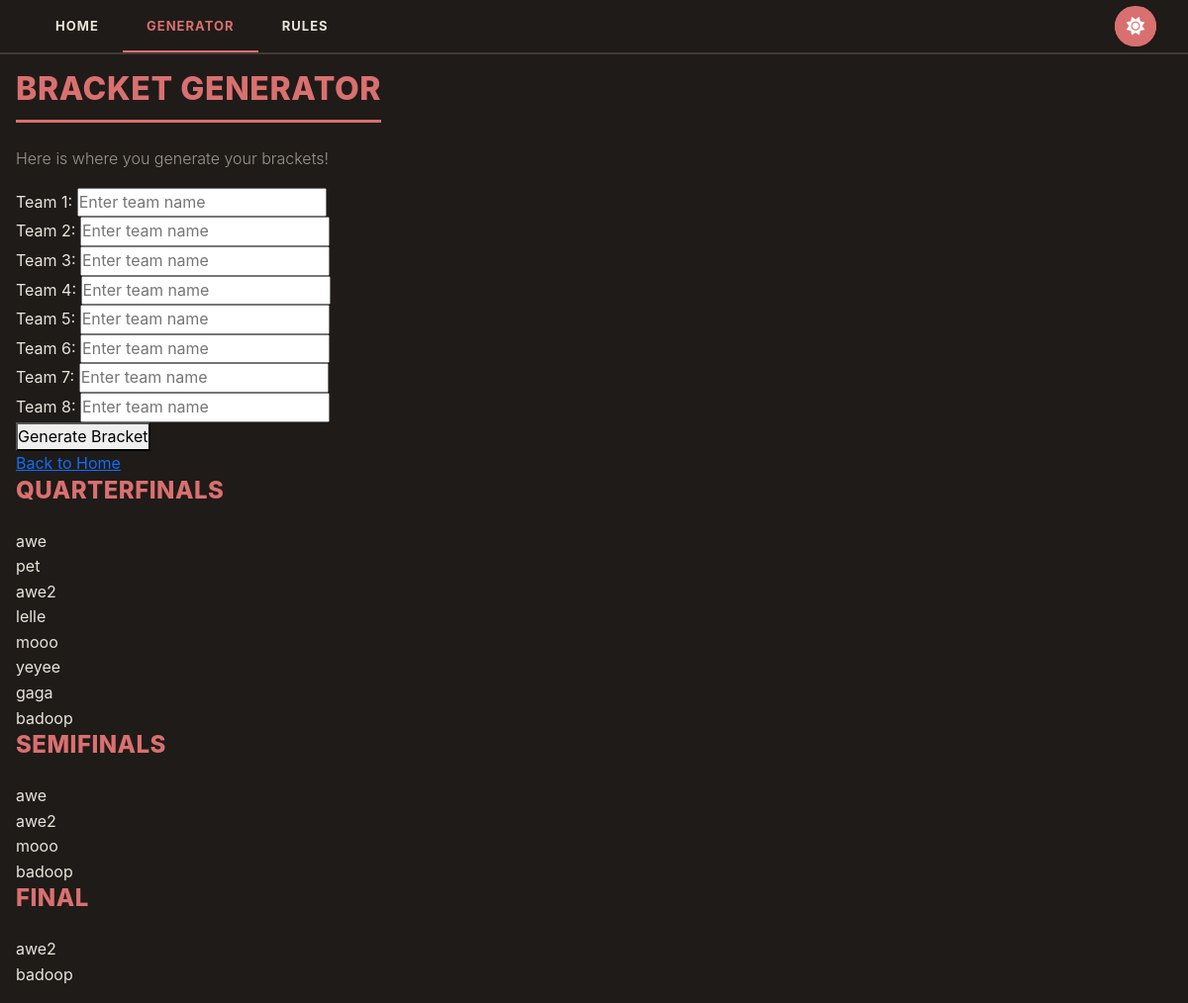
Screenshot of /bracket with the database file from the repository.
### app.py (models this page shows)
class Match(db.Model):
    __tablename__ = 'matches'
    id = db.Column(db.Integer, primary_key=True)
    round = db.Column(db.Integer, nullable=False)
    match_index = db.Column(db.Integer, nullable=False)
    team1_id = db.Column(db.Integer, db.ForeignKey('teams.id'), nullable=True)
    team2_id = db.Column(db.Integer, db.ForeignKey('teams.id'), nullable=True)
    winner_id = db.Column(db.Integer, db.ForeignKey('teams.id'), nullable=True)
    team1 = db.relationship('Bracket', foreign_keys=[team1_id])
    team2 = db.relationship('Bracket', foreign_keys=[team2_id])
    winner = db.relationship('Bracket', foreign_keys=[winner_id])

class Bracket(db.Model):
    __tablename__ = 'teams'
    id = db.Column(db.Integer, primary_key=True)
    name = db.Column(db.String(100), nullable=False)
    seed = db.Column(db.Integer, nullable=False)

### app.py (the view)
@app.route("/bracket")
def bracket():
    teams = Bracket.query.all()
    matches = Match.query.order_by(Match.round, Match.match_index).all()
    return render_template('bracket.html', teams=teams, matches=matches)

### templates/bracket.html
{% extends 'base.html' %}
{% block content %}
<h1>Bracket Generator</h1>
<p>Here is where you generate your brackets!</p>
<form action="/setup" method="POST">
    {% for i in range(1, 9) %}
    <div>
        <label for="team{{ i }}">Team {{ i }}:</label>
        <input type="text" id="team{{ i }}" name="team{{ i }}" placeholder="Enter team name" required>
    </div>
    {% endfor %}
    <button type="submit">Generate Bracket</button>
    <div class="back-link">
        <a href="{{ url_for('index') }}">Back to Home</a>
    </div>
</form>
{% for round_num in [1, 2, 3] %}
<div class="round">
    <h2>
        {% if round_num == 1 %} Quarterfinals
        {% elif round_num == 2 %} Semifinals
        {% elif round_num == 3 %} Final
        {% endif %}
    </h2>
    {% for match in matches if match.round == round_num %}
    <div class="match">
        {% if match.team1_id %}
            {% if match.winner_id %}
                <div class="team {% if match.winner_id == match.team1_id %}winner{% endif %}">
                    {{ match.team1.name }}
                </div>
            {% else %}
                <form action="{{ url_for('declare_winner', match_id=match.id, winner_id=match.team1_id) }}" method="POST" class="team-form">
                    <button type="submit" class="team team-button">{{ match.team1.name }}</button>
                </form>
            {% endif %}
        {% else %}
            <div class="team">TBD</div>
        {% endif %}
        {% if match.team2_id %}
            {% if match.winner_id %}
                <div class="team {% if match.winner_id == match.team2_id %}winner{% endif %}">
                    {{ match.team2.name }}
                </div>
            {% else %}
                <form action="{{ url_for('declare_winner', match_id=match.id, winner_id=match.team2_id) }}" method="POST" class="team-form">
                    <button type="submit" class="team team-button">{{ match.team2.name }}</button>
                </form>
            {% endif %}
        {% else %}
            <div class="team">TBD</div>
        {% endif %}
    </div>
    {% endfor %}
</div>
{% endfor %}
{% endblock %}

### templates/base.html (shortened to what this page needs)
<!DOCTYPE html>
<html lang="en">
<head>
    <link href="https://cdn.jsdelivr.net/npm/bootstrap@5.3.8/dist/css/bootstrap.min.css" rel="stylesheet">
    <link rel="stylesheet" href="https://cdnjs.cloudflare.com/ajax/libs/font-awesome/6.4.0/css/all.min.css">
    <link rel="stylesheet" href="{{ url_for('static', filename='style.css') }}">
</head>
<body>
    <nav>
        <ul class="nav-links">
            <li><a href="{{ url_for( 'index' )}}"{% if request.endpoint == 'index' %} class="active"{% endif %}>Home</a></li>
            <li><a href="{{ url_for('bracket')}}"{% if request.endpoint == 'bracket' %} class="active"{% endif %}>Generator</a></li>
            <li><a href="{{ url_for('rules')}}"{% if request.endpoint == 'rules' %} class="active"{% endif %}>Rules</a></li>
        </ul>
        <div class="theme-button-wrapper" id="theme-toggle">
           <button class="theme-icon-btn" id="icon-btn" onclick="toggleExpand()">
                <i class="fa-solid fa-sun"></i>
            </button>
        </div>
    </nav>
    <div class="container">
    {% block content %}
    {% endblock %}
    </div>
</body>
</html>

### static/style.css (style rules this page uses)
* { margin: 0; padding: 0; box-sizing: border-box; }
:root { --bg: #1F1B18; --surface: #262220; --card: #262220; --border: #3f3a37; --accent: #D97070; --accent-dim: rgba(217, 112, 112, 0.15); --text: #E8E4DC; --muted: #9C968C; --red: #D97070; --green: #7BA88F; --light-dark: white; --radius: 6px; --font-head: 'Trebuchet MS', sans-serif; --font-navbar: 'Barlow Condensed', sans-serif; --font-body: 'Inter', sans-serif; --font-family: 'Segoe UI', -apple-system, sans-serif; }
html { background-color: var(--bg); min-height: 100%; }
body { background-color: var(--bg); color: var(--text); font-family: var(--font-body); transition: background-color 0.3s ease, border-color 0.3s ease; line-height: 1.6; }
.container { max-width: 1500px; margin: 0 auto; padding: 1.0rem 1.0rem; }
nav { position: sticky; top: 0; background-color: var(--bg); border-bottom: 2px solid var(--border); display: flex; justify-content: space-between; align-items: center; padding: 0 2rem; transition: background-color 0.3s ease, border-color 0.3s ease; }
nav ul.nav-links { list-style: none; display: flex; gap: 0; padding: 0; margin: 0; }
nav ul li { margin: 0; }
nav ul { list-style: none; display: flex; gap: 0; padding: 0; margin: 0; background: transparent; }
nav ul li a { display: block; font-weight: 700; font-size: 13px; letter-spacing: 0.08em; text-transform: uppercase; color: var(--text); padding: 1rem 1.5rem; text-decoration: none; position: relative; transition: color 0.5s ease; }
nav ul li a::after { content: ''; position: absolute; bottom: 0; left: 0; right: 0; height: 2px; background-color: var(--accent); transform: scaleX(0); transition: transform 0.5s ease; }
nav ul li a:hover::after, nav ul li a.active::after { transform: scaleX(1); }
nav ul li a.active { color: var(--accent); }
.theme-button-wrapper { display: flex; align-items: center; gap: 0; background: var(--accent); border-radius: 100px; color: white; overflow: hidden; box-shadow: none; outline: #000000; }
.theme-icon-btn i { background: var(--accent); color: var(--light-dark); border: none; padding: 10px 12px; cursor: pointer; font-size: 18px; display: flex; align-items: center; justify-content: center; flex-shrink: 0; transition: all 0.3s ease; }
.theme-icon-btn { border: none; }
h1 { font-size: 32px; font-weight: 800; text-transform: uppercase; letter-spacing: 0.02em; color: var(--accent); border-bottom: 3px solid var(--accent); padding-bottom: 12px; display: inline-block; margin-bottom: 24px; }
h2 { font-size: 24px; font-weight: 800; text-transform: uppercase; letter-spacing: 0.02em; color: var(--accent); margin-bottom: 1.5rem; }
p { color: var(--muted); margin-bottom: 1rem; font-weight: 300; }

### rows the page displays
Match: team1.name "awe", team2.name "pet"
Match: team1.name "awe2", team2.name "lelle"
Match: team1.name "mooo", team2.name "yeyee"
Match: team1.name "gaga", team2.name "badoop"
Match: team1.name "awe", team2.name "awe2"
Match: team1.name "mooo", team2.name "badoop"
Match: team1.name "awe2", team2.name "badoop"

### other values shown
{{ i }} "1" "2" "3" "4" "5" "6" "7" "8"
